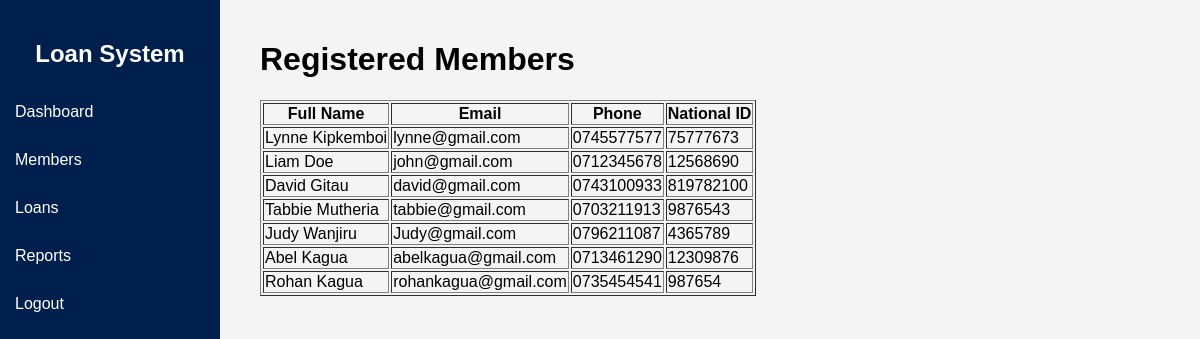
/members.php (signed in), run on the app's committed database.
### tables this page shows
CREATE TABLE `members` (
  `id` int(11) NOT NULL,
  `fullname` varchar(100) NOT NULL,
  `email` varchar(100) DEFAULT NULL,
  `phone` varchar(20) DEFAULT NULL,
  `created_at` timestamp NOT NULL DEFAULT current_timestamp(),
  `user_id` int(11) DEFAULT NULL,
  `national_id` int(11) DEFAULT NULL,
  `eligibility_status` varchar(20) DEFAULT 'Not Eligible',
  `attendance` int(11) NOT NULL DEFAULT 0,
  `participation` int(11) NOT NULL DEFAULT 0,
  `contribution_amount` decimal(10,2) NOT NULL DEFAULT 0.00
);

### members.php (the view, shortened to what this page needs)
<?php
$conn = mysqli_connect('localhost', 'root', '', 'loan_management_system');
?>
<!DOCTYPE html>
<html lang="en">
    <head>
    <link rel="stylesheet"
          href="css/style.css">
</head>
<body>
<div class="sidebar">
    <h2>Loan System</h2>
<ul>
        <li>
            <a href="dashboard.php">
                Dashboard
            </a>
        </li>
        <li>
            <a href="members.php">
                Members
            </a>
        </li>
        <li>
            <a href="loans.php">
                Loans
            </a>
        </li>
        <li>
            <a href="reports.php">
                Reports
            </a>
        </li>
        <li>
            <a href="login.php">
                Logout
            </a>
        </li>
    </ul>
</div>
<div class="main-content">
    <h1>Registered Members</h1>
<table border="1">
<tr>
    <th>Full Name</th>
    <th>Email</th>
    <th>Phone</th>
    <th>National ID</th>
</tr>
<?php
$result = mysqli_query($conn,"SELECT * FROM members ORDER BY id DESC");
while($row=mysqli_fetch_assoc($result)){
?>
<tr>
    <td><?php echo $row['fullname']; ?></td>
    <td><?php echo $row['email']; ?></td>
    <td><?php echo $row['phone']; ?></td>
    <td><?php echo $row['national_id']; ?></td>
</tr>
<?php
}
?>
</table>
</div>
</body>
</html>

### style.css (style rules this page uses)
body { margin:0; padding:0; font-family:Arial, sans-serif; background:#f4f4f4; }
.sidebar { width:220px; height:100vh; background:#001f4d; color:white; position:fixed; padding-top:20px; }
.sidebar h2 { text-align:center; }
.sidebar ul { list-style:none; padding:0; }
.sidebar ul li { padding:15px; }
.sidebar ul li a { color:white; text-decoration:none; }
.main-content { margin-left:240px; padding:20px; }

### data on the page
members: fullname "Lynne Kipkemboi", email "lynne@gmail.com", phone "0745577577", national "75777673"
members: fullname "Liam Doe", email "john@gmail.com", phone "0712345678", national "12568690"
members: fullname "David Gitau", email "david@gmail.com", phone "0743100933", national "819782100"
members: fullname "Tabbie Mutheria", email "tabbie@gmail.com", phone "0703211913", national "9876543"
members: fullname "Judy Wanjiru", email "Judy@gmail.com", phone "0796211087", national "4365789"
members: fullname "Abel Kagua", email "abelkagua@gmail.com", phone "0713461290", national "12309876"
members: fullname "Rohan Kagua", email "rohankagua@gmail.com", phone "0735454541", national "987654"
